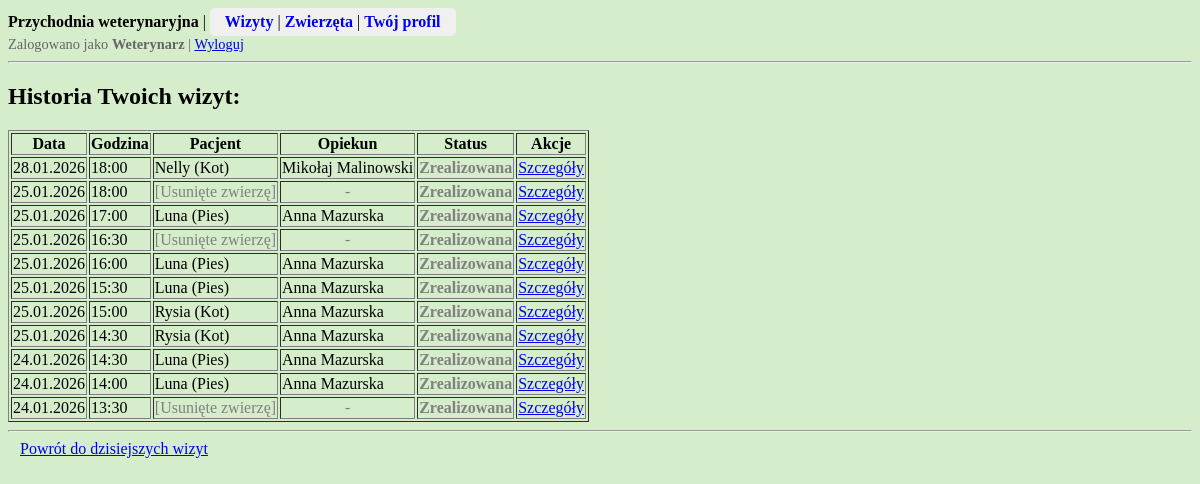
The app's page /przychodnia/wizyty/historia/ (signed in), older data.
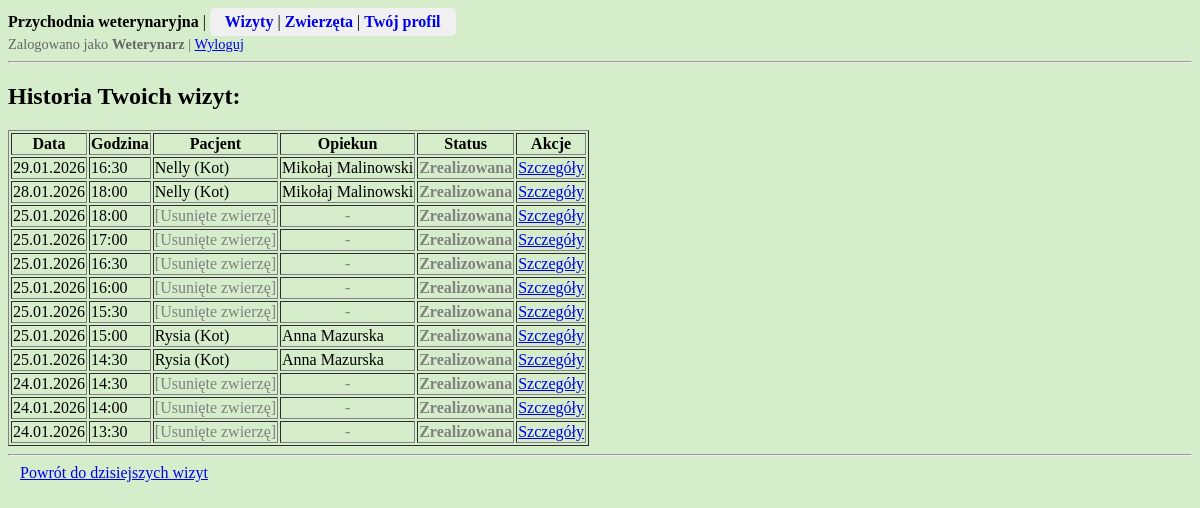
The same page, newer data.
### przychodnia/models.py (models this page shows, shortened)
class Wizyta(models.Model):
    zwierze = models.ForeignKey(Zwierze, on_delete = models.SET_NULL, null=True)
    weterynarz = models.ForeignKey(Weterynarz, on_delete = models.PROTECT)
    data_wizyty = models.DateField()
    godzina_wizyty = models.TimeField()
    status = models.IntegerField(choices = STATUS_WIZYTA.choices, default = STATUS_WIZYTA.Zaplanowana)
    notatka = models.TextField(blank = True)  # obowiązkowa dopiero po zrealizowaniu wizyty
    class Meta:
        verbose_name_plural = "Wizyty"
        ordering = ['data_wizyty', 'godzina_wizyty', 'status']

class Zwierze(models.Model):
    imie = models.CharField(max_length = 50)
    opiekun = models.ForeignKey(Opiekun, on_delete = models.CASCADE)
    gatunek = models.IntegerField(choices = GATUNEK.choices)
    plec = models.IntegerField(choices = PLEC_ZWIERZE.choices)
    data_urodzenia = models.DateField(blank = True, null = True)  # opcjonalnie
    data_dodania = models.DateTimeField(auto_now_add = True, editable = False)
    class Meta:
        verbose_name_plural = "Zwierzeta"
        ordering = ['opiekun__nazwisko', 'gatunek', 'imie']

class Opiekun(models.Model):
    user = models.OneToOneField(User, on_delete=models.CASCADE)  # polaczenie profilu opiekuna z kontem uzytkownika User
    imie = models.CharField(max_length = 50)
    nazwisko = models.CharField(max_length = 100)
    plec = models.IntegerField(choices = PLEC_OSOBA.choices, default = PLEC_OSOBA.Inna)
    data_dodania = models.DateTimeField(auto_now_add = True, editable = False)
    class Meta:
        verbose_name_plural = "Opiekunowie"
        ordering = ['nazwisko', 'imie']

### przychodnia/views.py (the view)
# urls.py: path('wizyty/historia/', views.historia_wizyt, name='historia-wizyt'),
@login_required
@opiekun_or_weterynarz_required
def historia_wizyt(request):
    user = request.user
    if hasattr(user, "opiekun"):
        wizyty = Wizyta.objects.filter(
            zwierze__opiekun=user.opiekun,  # opiekun: tylko zrealizowane wizyty swoich zwierząt
            status=STATUS_WIZYTA.Zrealizowana
        ).order_by('-data_wizyty', '-godzina_wizyty')
    elif hasattr(user, "weterynarz"):
        wizyty = Wizyta.objects.filter(
            weterynarz=user.weterynarz,  # weterynarz: tylko swoje zrealizowane wizyty
            status=STATUS_WIZYTA.Zrealizowana
        ).order_by('-data_wizyty', '-godzina_wizyty')
    return render(request, 'przychodnia/wizyty/historia_wizyt.html', {'wizyty': wizyty})

### przychodnia/permissions.py (called while the page is built)
def opiekun_or_weterynarz_required(view_func):
    @wraps(view_func)
    def wrapper(request, *args, **kwargs):
        if not (hasattr(request.user, 'opiekun') or hasattr(request.user, 'weterynarz')):
            return HttpResponseForbidden()
        return view_func(request, *args, **kwargs)
    return wrapper

### przychodnia/templates/przychodnia/wizyty/historia_wizyt.html (shortened to what this page needs)
{% extends "przychodnia/base.html" %}
{% block content %}
<h2>Historia Twoich wizyt:</h2>
{% if wizyty %}
    <table border="1">
        <tr>
            <th>Data</th>
            <th>Godzina</th>
            <th>Pacjent</th>
            {% if user.weterynarz %}<th>Opiekun</th>{% endif %}
            <th>Status</th>
            <th>Akcje</th>
        </tr>
        {% for wizyta in wizyty %}
        <tr>
            <td>{{ wizyta.data_wizyty|date:"d.m.Y" }}</td>
            <td>{{ wizyta.godzina_wizyty|time:"H:i" }}</td>
            <td>
                {% if wizyta.zwierze %}
                    {{ wizyta.zwierze.imie }} ({{ wizyta.zwierze.get_gatunek_display }})
                {% else %}
                    <span style="color: gray;">[Usunięte zwierzę]</span>
                {% endif %}
            </td>
            {% if user.weterynarz %}
                <td>
                    {% if wizyta.zwierze %}
                        {{ wizyta.zwierze.opiekun.imie }} {{ wizyta.zwierze.opiekun.nazwisko }}
                    {% else %}
                        <span style="color: gray; display: block; text-align: center;">-</span>
                    {% endif %}
                </td>
            {% endif %}
            <td>
                <span class="
                    {% if wizyta.status == 1 %}status-1
                    {% elif wizyta.status == 2 %}status-2
                    {% elif wizyta.status == 3 %}status-3
                    {% endif %}
                    ">
                {{ wizyta.get_status_display }}
                </span>
            </td>
            <td>
                <a href="{% url 'wizyta-detail' pk=wizyta.pk %}">Szczegóły</a>
            </td>
        </tr>
        {% endfor %}
    </table>
{% else %}
    <p>Brak zrealizowanych wizyt.</p>
{% endif %}
<hr>
{% if user.weterynarz %}
<a href="{% url 'dzisiejsze-wizyty' %}" style="padding: 6px 12px;">
    Powrót do dzisiejszych wizyt
</a>
{% endif %}
{% endblock %}

Row changes from the older to the newer data that the page shows:
now on this page (row edited): Wizyta: data_wizyty "29.01.2026", godzina_wizyty "16:30", zwierze.imie "Nelly", zwierze.gatunek "Kot", zwierze.opiekun.imie "Mikołaj", zwierze.opiekun.nazwisko "Malinowski", status "Zrealizowana"
changed Wizyta (number 4 of 12 on the later page): zwierze.imie "Luna" → (not shown); zwierze.gatunek "Pies" → (not shown); zwierze.opiekun.imie "Anna" → (not shown); zwierze.opiekun.nazwisko "Mazurska" → (not shown); zwierze_id "( )" → "[Usunięte zwierzę] -"
changed Wizyta (number 6 of 12 on the later page): zwierze.imie "Luna" → (not shown); zwierze.gatunek "Pies" → (not shown); zwierze.opiekun.imie "Anna" → (not shown); zwierze.opiekun.nazwisko "Mazurska" → (not shown); zwierze_id "( )" → "[Usunięte zwierzę] -"
changed Wizyta (number 7 of 12 on the later page): zwierze.imie "Luna" → (not shown); zwierze.gatunek "Pies" → (not shown); zwierze.opiekun.imie "Anna" → (not shown); zwierze.opiekun.nazwisko "Mazurska" → (not shown); zwierze_id "( )" → "[Usunięte zwierzę] -"
changed Wizyta (number 10 of 12 on the later page): zwierze.imie "Luna" → (not shown); zwierze.gatunek "Pies" → (not shown); zwierze.opiekun.imie "Anna" → (not shown); zwierze.opiekun.nazwisko "Mazurska" → (not shown); zwierze_id "( )" → "[Usunięte zwierzę] -"
changed Wizyta (number 11 of 12 on the later page): zwierze.imie "Luna" → (not shown); zwierze.gatunek "Pies" → (not shown); zwierze.opiekun.imie "Anna" → (not shown); zwierze.opiekun.nazwisko "Mazurska" → (not shown); zwierze_id "( )" → "[Usunięte zwierzę] -"
